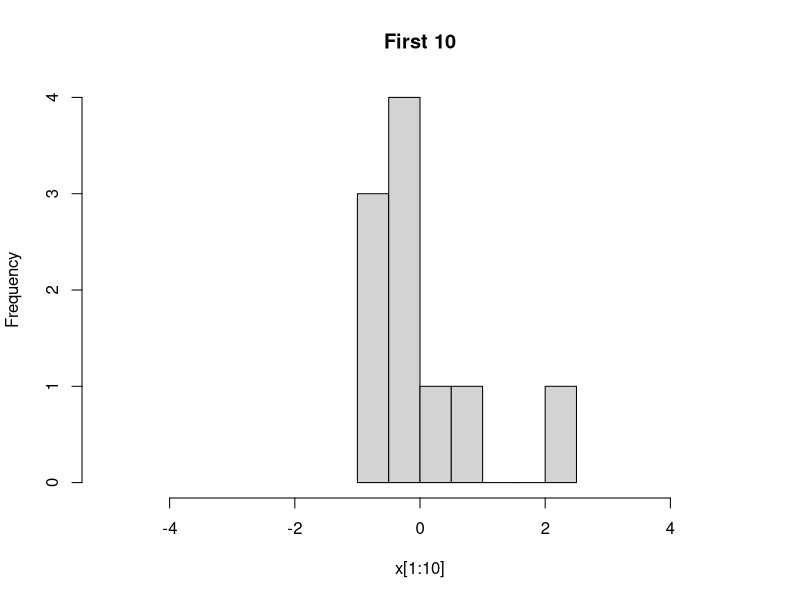
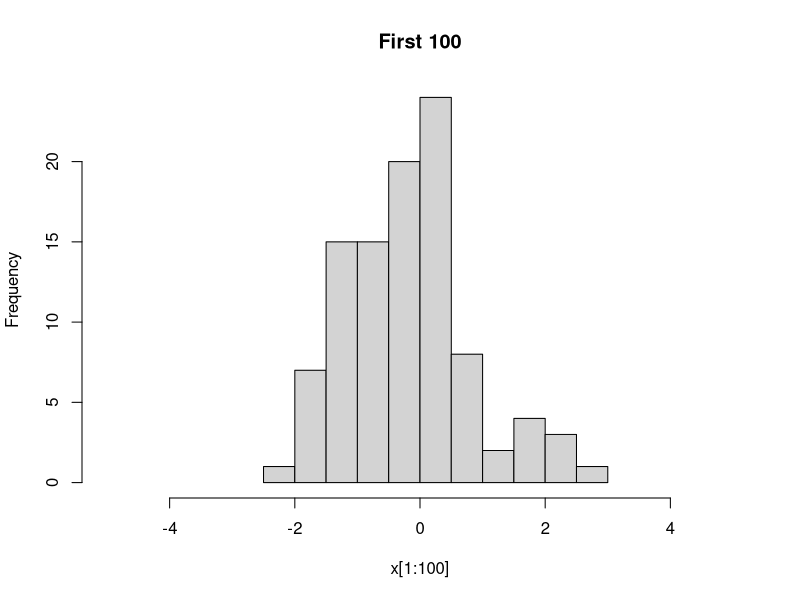
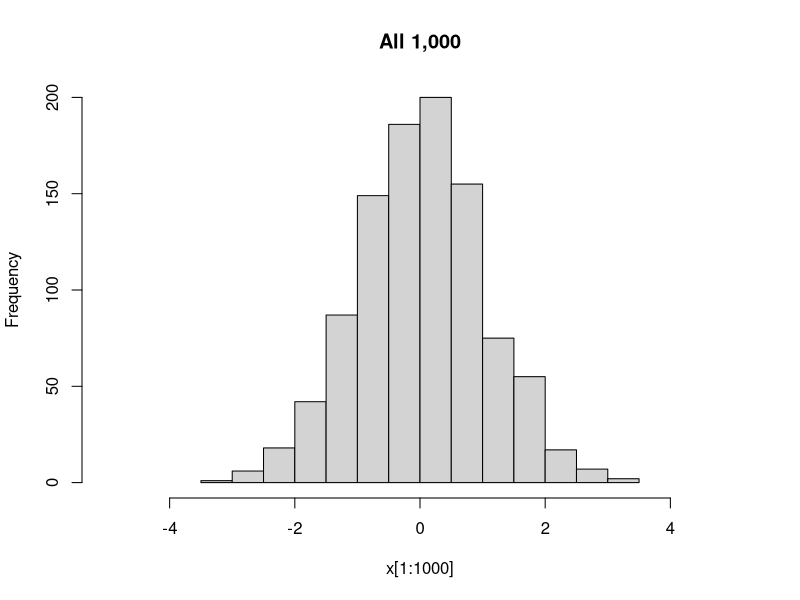
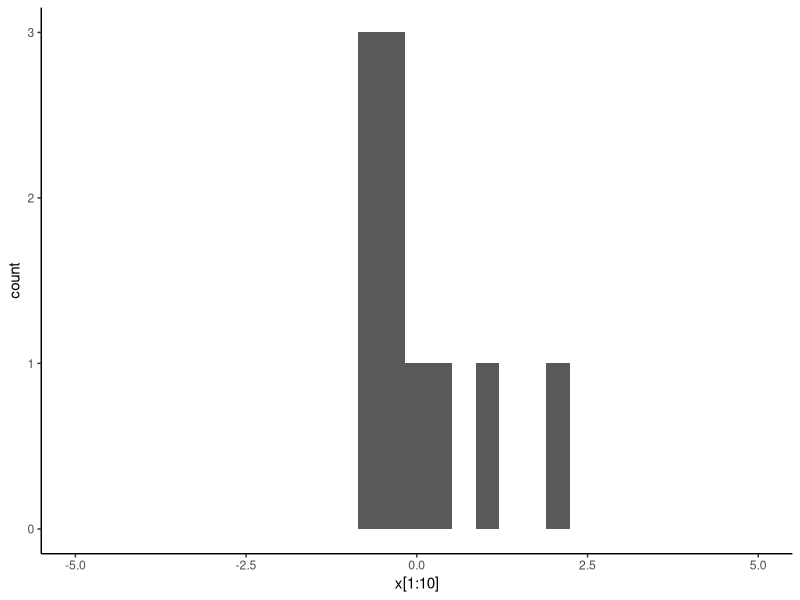
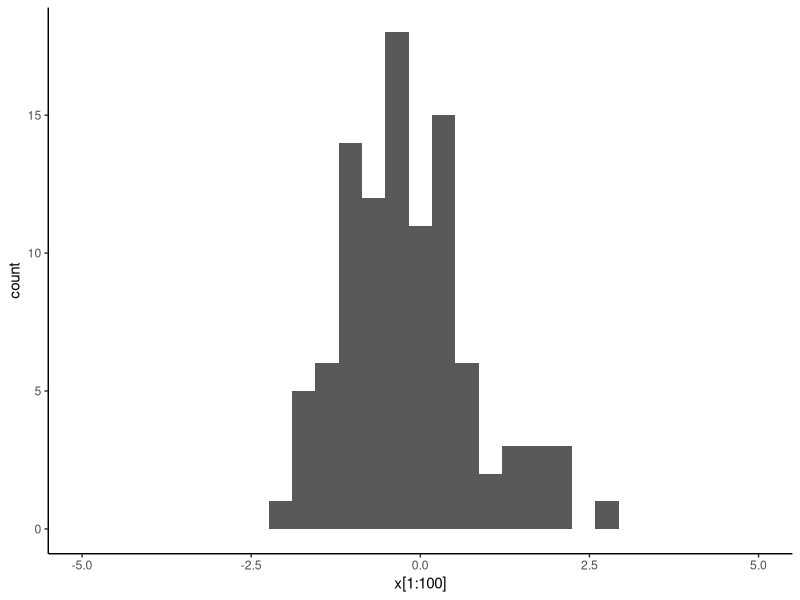
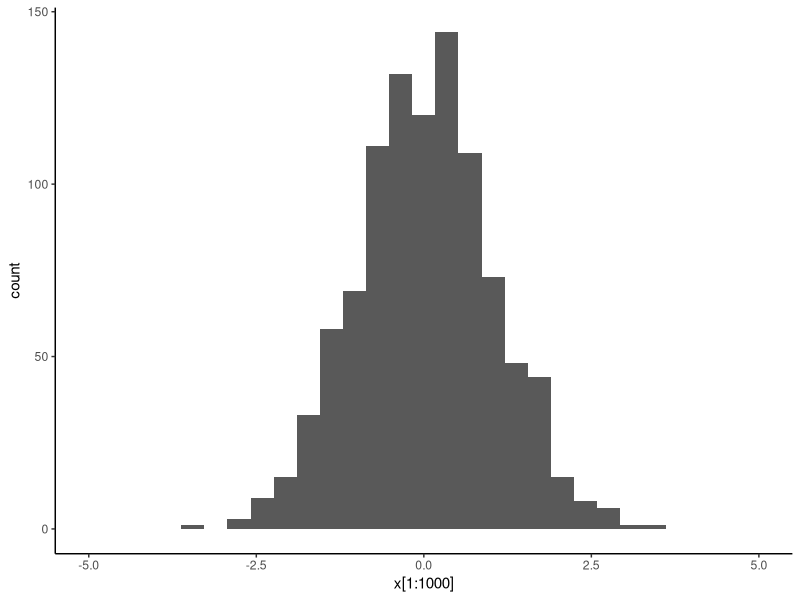
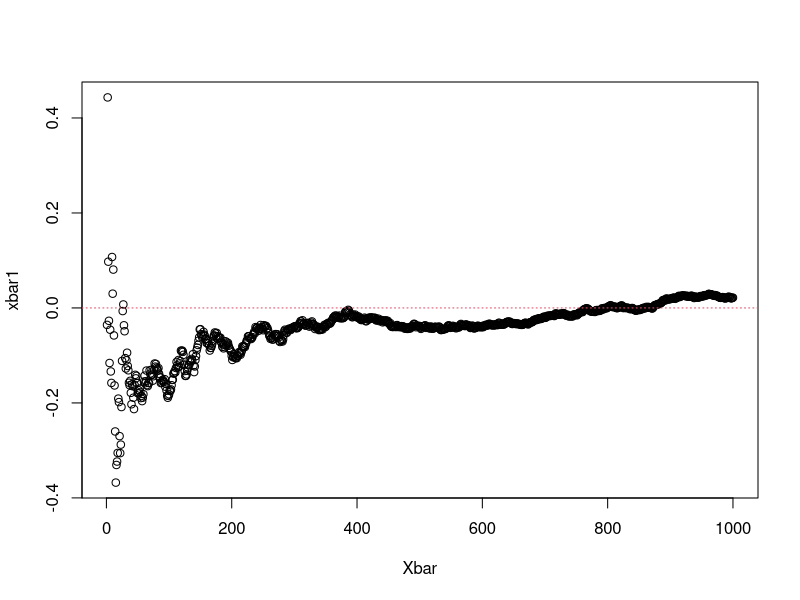
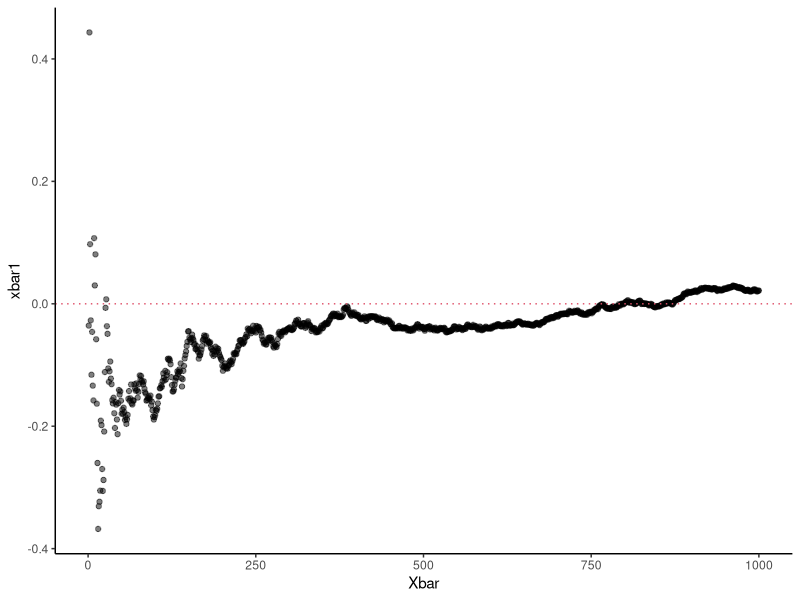

These charts were generated, in order, by the following R code:
## ---- chunk 1
library(knitr)
library(kableExtra)
set.seed(878897)
## ---- chunk 2
#| layout-ncol: 3
x <- rnorm(1000)
hist(x[1:10], xlim = c(-5,5), main = "First 10")
hist(x[1:100], xlim = c(-5,5), main = "First 100")
hist(x[1:1000], xlim = c(-5,5), main = "All 1,000")
## ---- chunk 3
#| layout-ncol: 3
library(ggplot2)
# I can use the same template for all three by defininit an empty canvas and adding the geoms later
plt_base <- ggplot() +
  theme_classic() +
  xlim(c(-5, 5))
plt_base + geom_histogram(aes(x[1:10]), bins = 30)
plt_base + geom_histogram(aes(x[1:100]), bins = 30)
plt_base + geom_histogram(aes(x[1:1000]), bins = 30)
## ---- chunk 4
xbar1 <- numeric(1000)
for (ind in 1:1000) {
  xbar1[ind] <- sum(x[1:ind]) / ind
}
## ---- chunk 5
xbar2 <- sapply(1:1000, function(ind) sum(x[1:ind]) / ind)
## ---- chunk 6
xbar3 <- cumsum(x) / (1:1000)
## ---- chunk 7
all(xbar1 == xbar2)
all(xbar2 == xbar3)
## ---- chunk 8
plot(xbar1, xlab = "Xbar")
abline(h = 0, col = 2, lty = 3) 
## ---- chunk 9
ggplot() +
  theme_classic() +
  geom_point(aes(x = 1:1000, y = xbar1), alpha = 0.5) + 
  geom_hline(yintercept = 0, colour = 2, linetype = "dotted") +
  labs(x = "Xbar") 
## ---- chunk 10
y <- rcauchy(1000)
ybar <- cumsum(y) / (1:1000)
ggplot() +
  theme_classic() +
  geom_point(aes(x = 1:1000, y = ybar), alpha = 0.5) + 
  geom_hline(yintercept = 0, colour = 2, linetype = "dotted") +
  labs(x = "Xbar") 
## ---- chunk 11
m <- 10000
# create a data frame with columns xbar10, xbar50, xbar100, and xbar1000
xbars <- data.frame(
  xbar10 = replicate(m, mean(rnorm(10, mean = 5, sd = 5))),
  xbar50 = replicate(m, mean(rnorm(50, mean = 5, sd = 5))),
  xbar100 = replicate(m, mean(rnorm(100, mean = 5, sd = 5))),
  xbar1000 = replicate(m, mean(rnorm(1000, mean = 5, sd = 5)))
)
## ---- chunk 12
# using base R plot() and density()
plot(density(xbars$xbar10), main = "N(5,25)", 
     xlim = c(-2, 12), ylim = c(0, 2.5), col = 1)
lines(density(xbars$xbar50), col = 2)
lines(density(xbars$xbar100), col = 3)
lines(density(xbars$xbar1000), col = 4)
## ---- chunk 13
# using ggplot()
ggplot(xbars) + 
  theme_classic() +
  geom_density(aes(x = xbar10, colour = "n = 10")) +
  geom_density(aes(x = xbar50, colour = "n = 50")) +
  geom_density(aes(x = xbar100, colour = "n = 100")) +
  geom_density(aes(x = xbar1000, colour = "n = 1,000")) +
  labs(title = "N(5,25)", colour = "Sample size", x = "Sample mean", y = "Density")
## ---- chunk 14
ybars <- data.frame(
  ybar10 = replicate(m, mean(rexp(10, rate = 1/5))),
  ybar50 = replicate(m, mean(rexp(50, rate = 1/5))),
  ybar100 = replicate(m, mean(rexp(100, rate = 1/5))),
  ybar1000 = replicate(m, mean(rexp(1000, rate = 1/5)))
)
## ---- chunk 15
ggplot(ybars) + 
  theme_classic() +
  geom_density(aes(x = ybar10, colour = "n = 10")) +
  geom_density(aes(x = ybar50, colour = "n = 50")) +
  geom_density(aes(x = ybar100, colour = "n = 100")) +
  geom_density(aes(x = ybar1000, colour = "n = 1,000")) +
  labs(title = "Exp(1/5)", colour = "Sample size", x = "Sample mean", y = "Density")
## ---- chunk 16
wbars <- data.frame(
  wbar10 = replicate(m, mean(rbinom(10, size = 10, prob = 1/10))),
  wbar50 = replicate(m, mean(rbinom(50, size = 10, prob = 1/10))),
  wbar100 = replicate(m, mean(rbinom(100, size = 10, prob = 1/10))),
  wbar1000 = replicate(m, mean(rbinom(1000, size = 10, prob = 1/10)))
)
## ---- chunk 17
ggplot(wbars) + 
  theme_classic() +
  geom_density(aes(x = wbar10, colour = "n = 10")) +
  geom_density(aes(x = wbar50, colour = "n = 50")) +
  geom_density(aes(x = wbar100, colour = "n = 100")) +
  geom_density(aes(x = wbar1000, colour = "n = 1,000")) +
  labs(title = "Binom(10, 1/20)", colour = "Sample size", x = "Sample mean", y = "Density")
## ---- chunk 18
ubars <- data.frame(
  ubar10 = replicate(m, mean(rpois(10, lambda = 10))),
  ubar50 = replicate(m, mean(rpois(50, lambda = 10))),
  ubar100 = replicate(m, mean(rpois(100, lambda = 10))),
  ubar1000 = replicate(m, mean(rpois(1000, lambda = 10)))
)
## ---- chunk 19
ggplot(ubars) + 
  theme_classic() +
  geom_density(aes(x = ubar10, colour = "n = 10")) +
  geom_density(aes(x = ubar50, colour = "n = 50")) +
  geom_density(aes(x = ubar100, colour = "n = 100")) +
  geom_density(aes(x = ubar1000, colour = "n = 1,000")) +
  labs(title = "Pois(10)", colour = "Sample size", x = "Sample mean", y = "Density")
## ---- chunk 20
# pdf
pdfX <- function(x) {
    ifelse(x <= 50 & x >= 20, (x^2 + 1300) / 78000, 0)
}
# cdf
cdfX <- function(a) {
  ifelse(
    a <= 20, 0, ifelse(
      a > 50, 1, 
      (a^3 + 3900 * a - 43 *2000)/ 234000
    )
  )
}
## ---- chunk 21
N <- 100000
U <- runif(N)
X <- numeric(N)
for (ind in 1:N) {
  x_tmp <- 20 # start at 20
  while (cdfX(x_tmp) < U[ind]) { # evaluate cdfX at current x_tmp value and compare to u
    # if the evaluated cdf is smaller than u, increase x_tmp by a step
    x_tmp <- x_tmp + 1 # assume the measurement precision is in whole number (step size of 1)
  }
  # the loop ends when the evaluated cdfX is at least u
  # keep the x_tmp value 
  X[ind] <- x_tmp
}
## ---- chunk 22
library(ggplot2)
ggplot() +
  theme_classic() +
  geom_histogram(aes(x = X, y = after_stat(density)), binwidth = 1) +
  geom_function(fun = pdfX, colour = 2, size = 2)
## ---- chunk 23
# E(V)
sum(X) / N
# P(V < 40)
sum(X < 49) / N
## ---- chunk 24
N <- 100
X1 <- rnorm(N)
## ---- chunk 25
hist(X1)
## ---- chunk 26
sum(X1) / N
## ---- chunk 27
sum(X1^2) / N - (sum(X1) / N)^2
## ---- chunk 28
X1 <- rnorm(N)
X1transformed <- 3 * X1 + 2
## ---- chunk 29
hist(X1transformed)
## ---- chunk 30
sum(X1transformed) / N
## ---- chunk 31
sum(X1transformed^2) / N - (sum(X1transformed) / N)^2
## ---- chunk 32
M <- 25
# generate 100 x 25 samples and place them in a 100 by 25 matrix
X <- matrix(rnorm(N * M), nrow = N) 
# for each row from 1 to N (100), compute the mean
Xbar <- numeric(N)
for (ind in 1:N) {
  Xbar[ind] <- sum(X[ind, ]) / M
}
# or equivalently ...
Xbar <- sapply(1:N, function(ind) sum(X[ind, ]) / M)
## ---- chunk 33
ggplot() +
  theme_classic() +
  geom_histogram(aes(x = Xbar, y = after_stat(density)), bins = 10) +
  geom_function(fun = dnorm, args = list(sd = sqrt(1 / N)), colour = 2) +
  geom_function(fun = dnorm, colour = 3)
## ---- chunk 34
jpmf <- rbind(
  c("1/4", "0", "1/4", "1/2"),
  c("0", "1/2", "0", "1/2"),
  c("1/4", "1/2", "1/4", "1")
  )
rownames(jpmf) <- c("0", "1", "P(U=a)")
colnames(jpmf) <- c("0", "1", "2", "P(V=b)")
kable(jpmf) %>%
  kable_paper() %>%
  pack_rows("b", 1, 2) %>%
  pack_rows("", 3, 3) %>%
  add_header_above(c(" " = 1, "a" = 3, " " = 1))
## ---- chunk 35
N <- 100000
UV <- numeric(N)
for (i in 1:N) {
  # using the joint pmf to assign P(UV = x)
  UV[i] <- sample(c(0, 1), 1, prob = c(1/4 + 1/4, 1/2))
}
sum(UV) / N
## ---- chunk 36
UplusV <- sample(
   c(0, 1, 2, 3),      # all possible outcomes of U + V
   N,                  # number of simulations
   replace = TRUE,     # because each sampling needs to be independent
   prob = c(1/4, 0, 3/4, 0) # probabilities associated with each possible outcome
)
sum(UplusV) / N
## ---- chunk 37
U <- sample(c(0, 1, 1, 2), N, replace = TRUE) 
V <- sample(0:1, N, replace = TRUE)
sum(U + V) / N
## ---- chunk 38
sqrt(15) / 4
## ---- chunk 39
# Write your R codes here.
N <- 100000
a <- 2
U <- runif(N, max = a)
# Var(U) = E(U^2) - (E(U))^2
# Var(U^2) = E(U^4) - (E(U^2))^2
# Cov(U, U^2) = E(U^3) - E(U)E(U^2)
EU <- sum(U) / N
EU2 <- sum(U^2) / N # not EU^2; not sum(U)^2 / N
EU3 <- sum(U^3) / N
EU4 <- sum(U^4) / N
varU <- EU2 - EU^2
varU2 <- EU4 - EU2^2
covUU2 <- EU3 - EU * EU2

rhoUU2 <- covUU2 / sqrt(varU * varU2)

print(paste("E(U) =", EU, ";  E(U^2) =", EU2, 
            ";  E(U^3) =", EU3, ";  E(U^4) = ", EU4))
print(paste("Var(U) =", varU, ";   Var(U^2) =", varU2, 
            ";   Cov(U,U^2) =", covUU2))
print(paste("roh(U, U^2) =", rhoUU2))
## ---- chunk 40
a <- 200
U <- runif(N, max = a)
EU <- sum(U) / N
EU2 <- sum(U^2) / N
EU3 <- sum(U^3) / N
EU4 <- sum(U^4) / N
varU <- EU2 - EU^2
varU2 <- EU4 - EU2^2
covUU2 <- EU3 - EU * EU2

rhoUU2 <- covUU2 / sqrt(varU * varU2)

print(paste("E(U) =", EU, ";  E(U^2) =", EU2, 
            ";  E(U^3) =", EU3, ";  E(U^4) = ", EU4))
print(paste("Var(U) =", varU, ";   Var(U^2) =", varU2, 
            ";   Cov(U,U^2) =", covUU2))
print(paste("roh(U, U^2) =", rhoUU2))
## ---- chunk 41
N <- 10000000
X <- rnorm(N, mean = 0, sd = 1)
EX <- sum(X) / N
EX2 <- sum(X^2) / N
EX3 <- sum(X^3) / N
covXY <- EX3 - EX * EX2
# note that because this is simulation, we may even get very small negative values
covXY
print(paste("Cov(X, Y) =", round(covXY, 2)))
## ---- chunk 42
N <- 1000
R_sim <- runif(N)
theta_sim <- runif(N, max = pi) # "pi" is provided by R
## ---- chunk 43
# arithmetic functions are applied to each value of the vectors
# when the vector sizes match
X <- R_sim * cos(theta_sim)
Y <- R_sim * sin(theta_sim)
## ---- chunk 44
# create a sequence of value range from 0 to pi increasing by .01
circlei <- seq(from = 0, to = pi, by = .01) 
plot(
  cos(circlei), sin(circlei), # coordinates are (cos(i), sin(i))
  type = "l",                 # connect the coordinates with a line (curve)
  xlab = "x", ylab = "y"      # axis labels
)
points(
  X, Y,                       # add the points of (X,Y) on top of the semi-circle
  pch = 19,                   # use filled-in dots
  # set the colour parameter to use semi-transparent dots
  col = rgb(red = 0, green = 0, blue = 0, alpha = 0.2)
) 
## ---- chunk 45
library(ggplot2)
ggplot() +
  theme_classic() +
  geom_line(aes(x = cos(circlei), y = sin(circlei))) + # draw the semi-circle
  geom_point(aes(x = X, y = Y), alpha = .3) +          # place semi-transparent dots
  labs(x = "x", y = "y")
## ---- chunk 46
X <- runif(N, min = -1)
Y <- runif(N)
insemicirlce <- (X^2 + Y^2) <= 1
ggplot() +
  theme_classic() +
  geom_line(aes(x = cos(circlei), y = sin(circlei))) + # draw the semi-circle
  geom_point(aes(x = X[insemicirlce], y = Y[insemicirlce]), alpha = .3) +          # place semi-transparent dots
  labs(x = "x", y = "y")
## ---- chunk 47
sum(insemicirlce)
## ---- chunk 48
N <- 100000
set.seed(237) # fixing the random sequence
U <- runif(N) # generate samples from U(0,1)
X <- numeric(N)
for (ind in 1:N) {
    if (U[ind] < 1/2) {
        X[ind] <- 0
    } else if (U[ind] < (1/2 + 1/3)) {
        X[ind] <- 1
    } else {
        X[ind] <- 3
    }
}
table(X) / N
## ---- chunk 49
N <- 100000
set.seed(237) # fixing the random sequence
U <- runif(N) # generate samples from U(0,1)
X <- ifelse(
   U < 1/2,    # the condition
   0,          # value when Yes
   ifelse(U < 1/2 + 1/3, 1, 3)
)
table(X) / N
## ---- chunk 50
N <- 100000
set.seed(1)
# generate samples from U(0,1)
U <- runif(N) 
W <- -log(1 - U) / 5 # inverse of F_W
## ---- chunk 51
N <- 100000
# generate samples from Exp(5) directly
set.seed(1)
W2 <- rexp(N, 5)
## ---- chunk 52
#| layout-ncol: 2
hist(W, main = "Histogram of W generated from its cdf", xlab = "W")
hist(W2, main = "Histogram of W generated from rexp()", xlab = "W")
## ---- chunk 53
#| layout-ncol: 2
hist(W, main = "Density histogram of W generated from its cdf", xlab = "W", freq = FALSE)
hist(W2, main = "Density histogram of W generated from rexp()", xlab = "W", freq = FALSE)
## ---- chunk 54
#| layout-ncol: 2
library(ggplot2)
ggplot() +
  theme_classic() +
  geom_histogram(aes(x = W, y = after_stat(density)),
                 breaks = seq(0, 2.2, 0.1)) +
  labs(title = "Density histogram of W generated from its cdf" ,
       y = "Density", x = "W")
ggplot() +
  theme_classic() +
  geom_histogram(aes(x = W2, y = after_stat(density)),
                 breaks = seq(0, 2.2, 0.1)) +
  labs(title = "Density histogram of W generated from rexp()" ,
       y = "Density", x = "W")

## ---- chunk 55
# playing a hand in rock-paper-scissors
play_a_hand <- function() {
  # rock is 1, paper is 2, scissors is 3
  return(sample(1:3, size = 1))
}
## ---- chunk 56
# 1. if tie -> lose 3 / 3 to the candies
# 2.1 else if you play a rock -> win or lose 1
# 2.2 else if you play a paper -> win or lose 2
# 2.3 else if you play a scissors -> win or lose 3
N <- 100000
Y <- numeric(N)
X <- numeric(N)
W <- numeric(N)

for (sim in 1:N) {
    for (round in 1:5) {
        # new hands in each round
        you <- play_a_hand()
        michael <- play_a_hand()
        if (you == michael) { # tie
            Y[sim] <- Y[sim] - 3
            X[sim] <- X[sim] + 3 * 2 # from both you and Michael
        } else { # not a tie
            if (you == 1) {
                Y[sim] <- Y[sim] + you * ifelse(michael == 3, 1, -1) 
                W[sim] <- W[sim] + ifelse(michael == 3, 1, 0) # add 1 if you win
            } 
            if (you == 2) {
                Y[sim] <- Y[sim] + you * ifelse(michael == 1, 1, -1) 
                W[sim] <- W[sim] + ifelse(michael == 1, 1, 0) # add 1 if you win
            }
            if (you == 3) {
                Y[sim] <- Y[sim] + you * ifelse(michael == 2, 1, -1) 
                W[sim] <- W[sim] + ifelse(michael == 2, 1, 0) # add 1 if you win
            }
        }
    }
}
print(paste("E(Y) =", sum(Y) / N))
print(paste("P(X > 6) = ", sum(X > 6)/ N))
print(paste("P(W <= 2) = ", sum(W <= 2) /N))
## ---- chunk 57
#| layout-ncol: 3
library(ggplot2)
ggplot() +
  theme_minimal() +
  geom_histogram(aes(x = Y), breaks = seq(-15, 15, 1)) +
  labs(y = "", title = "Histogram of simulated Y")
ggplot() +
  theme_minimal() +
  geom_histogram(aes(x = X), breaks = seq(0, 30, 1)) +
  labs(y = "", title = "Histogram of simulated X")
ggplot() +
  theme_minimal() +
  geom_histogram(aes(x = W), breaks = seq(0, 5, 1)) +
  labs(y = "", title = "Histogram of simulated W")

## ---- chunk 58
M <- 100000 # number of simulations
# generate M random samples of N
# a. dxxx b. pxxx c. rxxx d. qxxx
# rxxx -> generate random samples
samp <- rbinom(M, 20, .4) # Binom(20, 0.4)
sum(samp) / M # the weighted average estimates the expecation
## ---- chunk 59
M <- 100000 # number of simulations
samp <- rbinom(M, 20, .4) # simulate M x Binom(20, 0.4)
EN2 <- sum(samp^2) / M # E[N^2]; samp^2 takes care of ^2 for each element
EN <- sum(samp) / M
print("Estimated expected value of N^2:")
EN2
print("Estimated expected value of N:")
EN
print("Estimated variance of N:")
EN2 - EN^2
## ---- chunk 60
y <- 1:20 # values of interest
# pmf -> dxxxx
# geometric -> dgeom
pmfY <- dgeom(y - 1, .3)
# cdf -> pxxxx
# geometric -> pgeom
cdfY <- pgeom(y - 1, .3)
# plotting pmf: using base R
# plot(y, pmfY, xlab = "y", ylab = "pmf of Y")
# plotting pmf: using ggplot2
library(ggplot2)
# specify with `mapping = ` that you are not 
# passing a data table as your first argument
ggplot(mapping = aes(x = y, y = pmfY)) + 
  theme_minimal() +
  geom_segment(aes(xend = y, yend = 0)) +
  geom_point() +
  labs(x = "y", y = "pmf of Y")
## ---- chunk 61
# using built-in functions
pnorm((-.5 - 1) / 4) # using transformation to Z
pnorm(-.5, 1, 4) # using the built-in functions parameters to specify the distribution

# P(X > 2)
1 - pnorm(2, 1, 4)
## ---- chunk 62
qnorm(0.25, 1, 4) # q.25 of X directly
qnorm(0.25) * 4 + 1 # q.25 of Z then transform
## ---- chunk 63
lambda <- 1
x <- 2
lambda * exp(1)^(-lambda * x) # exp(1) = e
lambda * exp(-lambda * x) # exp(x) = e^x

dexp(x, lambda) # R's built-in family of functions for common distributions

# you can also define your own function
pdf_of_exp <- function(a, rate) {
    term1 <- rate
    term2 <- exp(-rate * a)
    term1 * term2
}
pdf_of_exp(x, lambda)

## ---- chunk 64
# custom function
cdf_of_exp <- function(a, rate) {
    1 - exp(-rate * a)
}
cdf_of_exp(2, 1)

# built-in function
pexp(2, 1)
## ---- chunk 65
pmfN <- dbinom(0:10, 10, 1/3) # compute for values 0, 1, 2, ..., 10
binomN <- data.frame(n = 0:10, pmf = pmfN) # place them in a table format
binomN
## ---- chunk 66
cdfN <- pbinom(0:10, 10, 1/3)
binomN["cdf"] <- cdfN # add a new column to an existing table
binomN
## ---- chunk 67
library(ggplot2) # load the library
# loading the library allows the user to access
# the family of functions provided by the library

ggplot(binomN, aes(x = n)) + # initialize a ggplot canvas with the data and set x axis to column `n`
  geom_point(aes(y = pmf)) + # add points with y axis mapped to the pmf
  geom_segment(aes(y = 0, yend = pmf, xend = n)) + # draw lines from the points to y = 0
  theme_classic() + # controls aesthetics; you can also try theme_minimal(), theme_void(), etc.
  labs(
    title = "Probability mass function of N", 
    y = expression(p[N]) # allows mathematical expressions
  )
## ---- chunk 68
#| message: false
#| warning: false
library(tidyverse)
binomN <- binomN %>% 
  add_row(n = -1, pmf = 0, cdf = 0, .before = 1) %>%
  add_row(n = 11, pmf = 0, cdf = 1)
ggplot(binomN, aes(x = n, y = cdf)) + 
  theme_classic() +
  geom_segment(aes(xend = lead(n), yend = cdf)) +
  geom_point(data = filter(binomN, n > -1, n < 11)) +
  labs(y = expression(F[N]), title = "Cumulative distribution function of N") +
  scale_y_continuous(limits = c(0, 1)) +
  scale_x_continuous(limits = c(-1, 11), breaks = seq(0, 10, 5))
## ---- chunk 69
library(ggplot2)
x <- 0:10
df <- data.frame(
  x = x,
  bin30 = dbinom(x, size = 30, prob = 0.1),
  bin100 = dbinom(x, size = 100, prob = .03),
  bin300 = dbinom(x, size = 300, prob = .01),
  pois = dpois(x, 3)
)
ggplot(df, aes(x = x)) +
  theme_minimal() +
  # adding pch within mapping creates a legend based on point type
  geom_point(aes(y = bin30, pch = "Bin(30, 0.1)"), alpha = 0.5, size = 3) + 
  geom_point(aes(y = bin100, pch = "Bin(100, 0.03)"), alpha = 0.5, size = 3) +
  geom_point(aes(y = bin300, pch = "Bin(300, 0.01)"), alpha = 0.5, size = 3) +
  geom_point(aes(y = pois, pch = "Pois(3)"), alpha = 0.5, size = 3) +
  labs(y = "P(x)", pch = "Distribution")
## ---- chunk 70
N <- 10^6
# simulation approach 1
res1 <- replicate(
  N, {
    x <- 0; s <- 0
    while(s < 7) { # loop while the sum is less than 7
      s <- s + sample(1:6, 1)
      x <- x + 1 # coun the number of rolls
    }
    x
  }
)
cat('F(1)=', sum(res1 <= 1)/N)
cat('F(2)=', sum(res1 <= 2)/N)
cat('F(7)=', sum(res1 <= 7)/N)
## ---- chunk 71
s <- matrix(
  sample(1:6, N*7, replace = TRUE),
  ncol = 7
) # simulate 7 rolls each time
cumulative_sums <- apply(s, 1, cumsum) # get cumulative sum for each simulation
# check which is the first roll that exceeds 6
res2 <- apply(cumulative_sums, 2, function(x) min(which(x > 6))) 
cat('F(1)=', sum(res2 <= 1)/N)
cat('F(2)=', sum(res2 <= 2)/N)
cat('F(7)=', sum(res2 <= 7)/N)
## ---- chunk 72
# want: P(flu) 
N <- 10^6
# the probabilities
pvac <- 0.35
pflu_vac <- 0.03
pflu_no_vac <- 0.12
# simulate vaccinated population with TRUE / FALSE otherwise
sim_vac <- sample(
  x = c(T, F), size = N, replace = TRUE,
  prob = c(pvac, 1 - pvac)
) # we can pass the probabilities manually
sim_flu <- logical(N) # placeholder of T/F
for (ind in 1:N) {
    if (sim_vac[ind]) { # vaccinated
        sim_flu[ind] <- sample(
           x = c(T, F), size = 1,
           # probabilities for vaccinated
           prob = c(pflu_vac, 1 - pflu_vac) 
        )
    } else { # not vaccinated
        sim_flu[ind] <- sample(
           x = c(T, F), size = 1,
           # probabilities for non-vaccinated
           prob = c(pflu_no_vac, 1 - pflu_no_vac)
        )
    }
}
sum(sim_flu) / N
## ---- chunk 73
sample(x = 1:6, size = 1)
## ---- chunk 74
N <- 10
draw <- numeric(N) # a placeholder
for (i in 1:N) {
  draw[i] <- sample(1:6, 1) # place simulations inside the placeholder
}
draw
## ---- chunk 75
N <- 15
draw <- sample(1:6, N, replace = TRUE)
draw
## ---- chunk 76
N <- 10^6 # one million times
draw <- sample(1:6, N, replace = TRUE)
# check the remainder after dividing by 2 is 0, i.e., is even
# the checking is done for all simulated individual values
is_even <- draw %% 2 == 0 
sum(is_even) / N # sum() counts TRUE as 1 and FALSE as 0
## ---- chunk 77
# we will use the same samples (draw) and N from above 
# (may not be available on the worksheet)
is_less_than_3 <- draw < 3
sum(is_less_than_3) / N
## ---- chunk 78
N <- 10^6
# replicate outputs result of `n` repetitions of 
# the operations described in `expr`
# it allows replicating multiple lines of codes
C <- replicate( 
  n = N, expr = {
    # roll a die twice
    roll <- sample(1:6, size = 2, replace = TRUE) 
    # output whether the sum is greater than or equal to 8
    sum(roll) >= 8
  })
sum(C)/N
